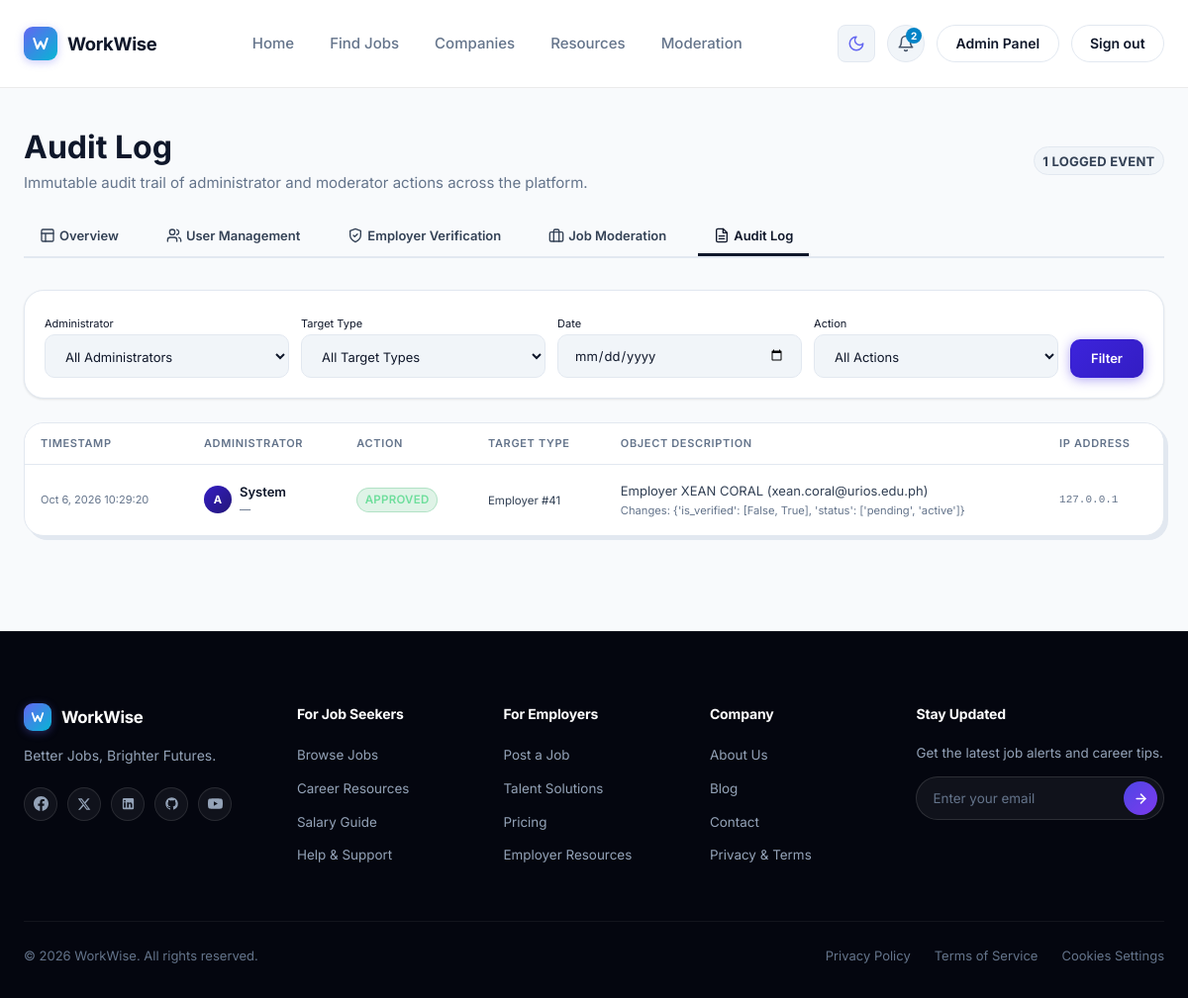
The page /admin-panel/audit-log/ (signed in) on the database its author committed.
### moderation/models.py (models this page shows, shortened)
class AuditLog(models.Model):
    class Action(models.TextChoices):
        CREATE = "create", _("Created")
        UPDATE = "update", _("Updated")
        DELETE = "delete", _("Deleted")
        APPROVE = "approve", _("Approved")
        REJECT = "reject", _("Rejected")
        BAN = "ban", _("Banned")
        RESTORE = "restore", _("Restored")
        SUSPEND = "suspend", _("Suspended")
        REACTIVATE = "reactivate", _("Reactivated")
        REMOVE = "remove", _("Removed")
    actor = models.ForeignKey(
        settings.AUTH_USER_MODEL,
        on_delete=models.SET_NULL,
        null=True,
        blank=True,
        related_name="audit_logs",
    )
    admin = models.ForeignKey(
        settings.AUTH_USER_MODEL,
        on_delete=models.SET_NULL,
        null=True,
        blank=True,
        related_name="admin_actions",
    )
    content_type = models.ForeignKey(
        ContentType,
        on_delete=models.SET_NULL,
        null=True,
        blank=True,
    )
    object_id = models.PositiveBigIntegerField(blank=True, null=True)
    target_type = models.CharField(max_length=50, blank=True)
    target_id = models.PositiveBigIntegerField(blank=True, null=True)
    object_repr = models.CharField(max_length=400)
    action = models.CharField(max_length=30, choices=Action.choices)
    changes = models.JSONField(default=dict, blank=True)
    ip_address = models.GenericIPAddressField(blank=True, null=True)
    timestamp = models.DateTimeField(auto_now_add=True)
    class Meta:
        ordering = ["-timestamp"]
        verbose_name = "audit log"
        verbose_name_plural = "audit logs"

### core/admin_panel_views.py (the view, shortened to what this page needs)
# urls.py: path("admin-panel/audit-log/",             admin_panel_views.admin_audit_log,                 name="admin_audit_log"),
@login_required
def admin_audit_log(request):
    check_admin_access(request.user)
    admin_filter = request.GET.get("admin", "").strip()
    target_type_filter = request.GET.get("target_type", "").strip()
    date_filter = request.GET.get("date", "").strip()
    action_filter = request.GET.get("action", "").strip()
    logs_qs = AdminAction.objects.select_related("actor", "admin", "content_type").order_by("-timestamp")
    if target_type_filter:
        logs_qs = logs_qs.filter(
            Q(target_type__iexact=target_type_filter)
            | Q(content_type__model__iexact=target_type_filter)
        )
    if date_filter:
        parsed_dt = parse_date(date_filter)
        if parsed_dt:
            logs_qs = logs_qs.filter(timestamp__date=parsed_dt)
    if action_filter:
        logs_qs = logs_qs.filter(action=action_filter)
    paginator = Paginator(logs_qs, 25)
    page_number = request.GET.get("page", 1)
    page_obj = paginator.get_page(page_number)
    admin_users = User.objects.filter(
        Q(role=User.Role.ADMIN) | Q(is_staff=True) | Q(is_superuser=True)
    ).order_by("username")
    ctx = {
        "page_obj": page_obj,
        "logs": page_obj.object_list,
        "admin_filter": admin_filter,
        "target_type_filter": target_type_filter,
        "date_filter": date_filter,
        "action_filter": action_filter,
        "admin_users": admin_users,
        "target_types": ["user", "employer", "job"],
        "action_choices": AuditLog.Action.choices,
        "total_count": paginator.count,
        "active_tab": "audit",
    }
    return render(request, "admin_panel/audit_log.html", ctx)

### accounts/models.py (called while the page is built)
    @property
    def is_employer(self):
        return self.role == self.Role.EMPLOYER

    @property
    def is_applicant(self):
        return self.role == self.Role.APPLICANT

### core/admin_panel_views.py (called while the page is built)
def check_admin_access(user):
    if not (user and user.is_authenticated):
        raise PermissionDenied("Authentication required.")
    is_authorized = (
        user.role == User.Role.ADMIN
        or user.is_staff
        or user.is_superuser
    )
    if not is_authorized:
        raise PermissionDenied("Admin panel access requires Administrator privileges.")

### core/models.py (called while the page is built)
    @property
    def title(self):
        return self.detail_title or f"{self.message} {self.highlight}".strip()

### core/notifications.py (called while the page is built, shortened)
def ensure_default_notifications(user):
    if Notification.objects.filter(user=user).exists():
        return

def unread_queryset(user):
    return Notification.objects.filter(user=user, is_read=False)

def notifications_context(request):
    user = getattr(request, "user", None)
    if not (user and user.is_authenticated):
        return {}
    ensure_default_notifications(user)
    return {
        "nav_notifications": list(Notification.objects.filter(user=user)[:DROPDOWN_LIMIT]),
        "unread_notification_count": unread_queryset(user).count(),
    }

### core/templatetags/notification_tags.py (called while the page is built)
@register.simple_tag
def notification_icon(kind):
    return mark_safe(_SVG.format(_ICONS.get(kind, _ICONS["platform"])))

@register.simple_tag
def notification_color(kind, part):
    bg, fg = _COLORS.get(kind, _COLORS["platform"])
    return bg if part == "bg" else fg

@register.filter
def notification_json(value):
    return json.dumps(value or [])

### templates/admin_panel/audit_log.html (shortened to what this page needs)
{% extends "base.html" %}
{% load static %}
{% block content %}
<div class="container" style="padding-top: var(--space-10); padding-bottom: var(--space-16);">
  <div style="display: flex; align-items: center; justify-content: space-between; flex-wrap: wrap; gap: var(--space-4); margin-bottom: var(--space-6);">
    <div>
      <h1 class="heading-1" style="margin: 0;">Audit Log</h1>
      <p class="text-muted" style="margin: var(--space-1) 0 0;">
        Immutable audit trail of administrator and moderator actions across the platform.
      </p>
    </div>
    <span class="badge badge--neutral" style="font-size: var(--text-sm); font-weight: 700;">
      {{ total_count }} Logged Event{{ total_count|pluralize }}
    </span>
  </div>
  {% include "admin_panel/nav.html" %}
  <div class="card" style="padding: var(--space-5); margin-bottom: var(--space-6); background: var(--color-surface-1); border: 1px solid var(--color-border); box-shadow: var(--shadow-sm);">
    <form method="get" action="{% url 'core:admin_audit_log' %}" style="display: flex; gap: var(--space-3); flex-wrap: wrap; align-items: flex-end;">
      <div style="flex: 1; min-width: 180px;">
        <label for="admin-filter" class="label" style="font-size: var(--text-xs); margin-bottom: 4px;">Administrator</label>
        <select id="admin-filter" name="admin" class="form-control">
          <option value="">All Administrators</option>
        </select>
      </div>
      <div style="flex: 1; min-width: 150px;">
        <label for="target-type-filter" class="label" style="font-size: var(--text-xs); margin-bottom: 4px;">Target Type</label>
        <select id="target-type-filter" name="target_type" class="form-control">
          <option value="">All Target Types</option>
        </select>
      </div>
      <div style="flex: 1; min-width: 150px;">
        <label for="date-filter" class="label" style="font-size: var(--text-xs); margin-bottom: 4px;">Date</label>
        <input type="date"
               id="date-filter"
               name="date"
               value="{{ date_filter }}"
               class="form-control" />
      </div>
      <div style="flex: 1; min-width: 140px;">
        <label for="action-filter" class="label" style="font-size: var(--text-xs); margin-bottom: 4px;">Action</label>
        <select id="action-filter" name="action" class="form-control">
          <option value="">All Actions</option>
        </select>
      </div>
      <div style="display: flex; gap: var(--space-2);">
        <button type="submit" class="btn btn--primary">Filter</button>
      </div>
    </form>
  </div>
  <div class="card--hard-shadow" style="overflow: hidden;">
    {% if logs %}
    <div class="table-wrap">
      <table class="table">
        <thead>
          <tr>
            <th>Timestamp</th>
            <th>Administrator</th>
            <th>Action</th>
            <th>Target Type</th>
            <th>Object Description</th>
            <th>IP Address</th>
          </tr>
        </thead>
        <tbody>
          {% for item in logs %}
          <tr>
            <td style="font-size: var(--text-xs); color: var(--color-text-muted); white-space: nowrap;">
              {{ item.timestamp|date:"M j, Y H:i:s" }}
            </td>
            <td>
              <div style="display: flex; align-items: center; gap: var(--space-2);">
                <div class="avatar-placeholder avatar--sm" style="font-size: 0.7rem; font-weight: 700;">
                  {% if item.actor %}{{ item.actor.username|slice:":1"|upper }}{% elif item.admin %}{{ item.admin.username|slice:":1"|upper }}{% else %}A{% endif %}
                </div>
                <div>
                  <div style="font-weight: 600; font-size: var(--text-sm); color: var(--color-text-primary);">
                    {% if item.admin %}{{ item.admin.get_full_name|default:item.admin.username|default:item.admin.email }}{% elif item.actor %}{{ item.actor.get_full_name|default:item.actor.username|default:item.actor.email }}{% else %}System{% endif %}
                  </div>
                  <div style="font-size: 0.7rem; color: var(--color-text-muted);">
                    {% if item.admin %}{{ item.admin.get_access_level_display|default:item.admin.role|title }}{% elif item.actor %}{{ item.actor.get_access_level_display|default:item.actor.role|title }}{% else %}—{% endif %}
                  </div>
                </div>
              </div>
            </td>
            <td>
              <span class="badge {% if item.action == 'approve' %}badge--success{% elif item.action == 'suspend' or item.action == 'reject' or item.action == 'remove' %}badge--danger{% elif item.action == 'reactivate' %}badge--primary{% else %}badge--neutral{% endif %}" style="font-size: 0.72rem;">
                {{ item.get_action_display|default:item.action|upper }}
              </span>
            </td>
            <td>
              <span class="tag" style="font-size: 0.72rem;">
                {{ item.target_type|default:item.content_type.model|default:"Object"|title }} #{{ item.target_id|default:item.object_id }}
              </span>
            </td>
            <td>
              <div style="font-size: var(--text-sm); color: var(--color-text-secondary); max-width: 380px;">
                {{ item.object_repr }}
              </div>
              {% if item.changes %}
                <div style="font-size: 0.7rem; color: var(--color-text-muted); margin-top: 2px;">
                  Changes: {{ item.changes }}
                </div>
              {% endif %}
            </td>
            <td style="font-size: var(--text-xs); color: var(--color-text-muted); font-family: monospace;">
              {{ item.ip_address|default:"—" }}
            </td>
          </tr>
          {% endfor %}
        </tbody>
      </table>
    </div>
    {% endif %}
  </div>
</div>
{% endblock %}

### rows shown on the page
AuditLog: timestamp "Oct 6, 2026 10:29:20", shows "A", shows "System", action "APPROVED", target_type "Employer", target_id "41", object_repr "Employer XEAN CORAL (xean.coral@urios.edu.ph)", changes "{'is_verified': [False, True], 'status': ['pending', 'active']}", ip_address "127.0.0.1"

### other values the page prints
{{ unread_notification_count }} "2"
{{ total_count }} "1"
